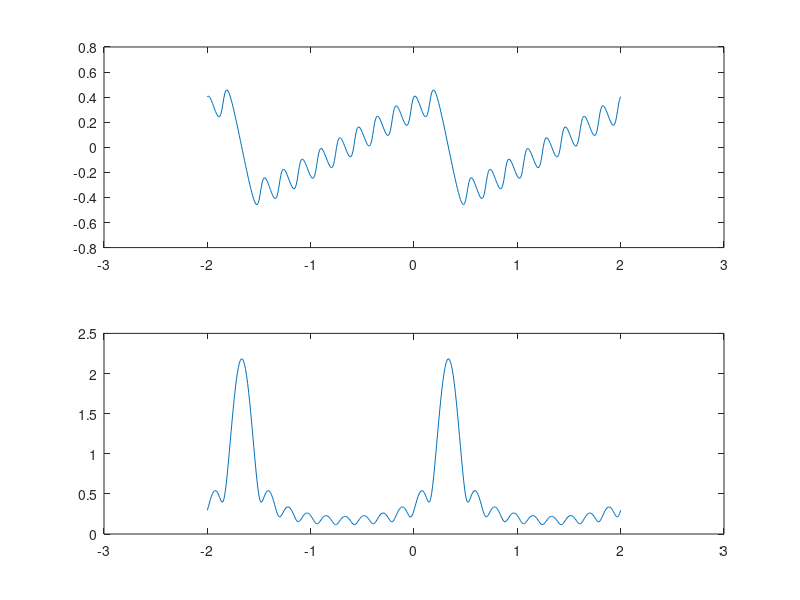

This figure's MATLAB source:
clear;clc;close all

n1 = -200;
n2 = 200;
M = n2 - n1;
k = [n1:n2];
w = (pi/100)*k;

n = [0:10];
x = (0.9*exp(j*pi/3)).^n;

X = x * (exp(-j*pi/100)).^(n'*k);

magX = abs(X); angX = angle(X);

subplot(2,1,1); plot(w/pi,angX/pi);
subplot(2,1,2); plot(w/pi, magX/pi);
